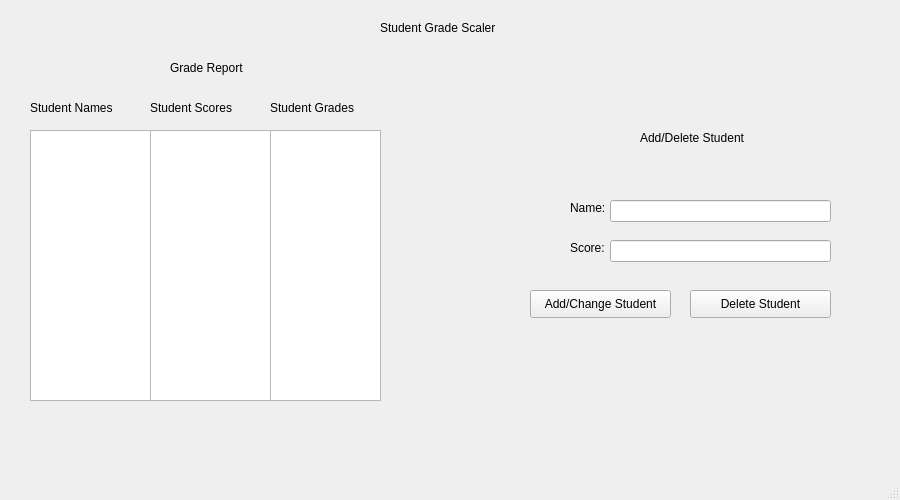
<?xml version="1.0" encoding="UTF-8"?>
<ui version="4.0">
 <class>MainWindow</class>
 <widget class="QMainWindow" name="MainWindow">
  <property name="geometry">
   <rect>
    <x>0</x>
    <y>0</y>
    <width>900</width>
    <height>500</height>
   </rect>
  </property>
  <property name="minimumSize">
   <size>
    <width>900</width>
    <height>500</height>
   </size>
  </property>
  <property name="maximumSize">
   <size>
    <width>900</width>
    <height>500</height>
   </size>
  </property>
  <property name="windowTitle">
   <string>Student Grade Scaler</string>
  </property>
  <widget class="QWidget" name="centralwidget">
   <widget class="QLabel" name="TitleLabel">
    <property name="geometry">
     <rect>
      <x>380</x>
      <y>20</y>
      <width>121</width>
      <height>16</height>
     </rect>
    </property>
    <property name="text">
     <string>Student Grade Scaler</string>
    </property>
   </widget>
   <widget class="QPushButton" name="AddStudentButton">
    <property name="geometry">
     <rect>
      <x>530</x>
      <y>290</y>
      <width>141</width>
      <height>28</height>
     </rect>
    </property>
    <property name="text">
     <string>Add/Change Student</string>
    </property>
   </widget>
   <widget class="QPushButton" name="DeleteStudentButton">
    <property name="geometry">
     <rect>
      <x>690</x>
      <y>290</y>
      <width>141</width>
      <height>28</height>
     </rect>
    </property>
    <property name="text">
     <string>Delete Student</string>
    </property>
   </widget>
   <widget class="QLabel" name="AddDeleteLabel">
    <property name="geometry">
     <rect>
      <x>640</x>
      <y>130</y>
      <width>111</width>
      <height>16</height>
     </rect>
    </property>
    <property name="text">
     <string>Add/Delete Student</string>
    </property>
   </widget>
   <widget class="QLabel" name="NameLabel">
    <property name="geometry">
     <rect>
      <x>570</x>
      <y>200</y>
      <width>55</width>
      <height>16</height>
     </rect>
    </property>
    <property name="text">
     <string>Name:</string>
    </property>
   </widget>
   <widget class="QLineEdit" name="nameInput">
    <property name="geometry">
     <rect>
      <x>610</x>
      <y>200</y>
      <width>221</width>
      <height>22</height>
     </rect>
    </property>
   </widget>
   <widget class="QLabel" name="ScoreLabel">
    <property name="geometry">
     <rect>
      <x>570</x>
      <y>240</y>
      <width>55</width>
      <height>16</height>
     </rect>
    </property>
    <property name="text">
     <string>Score:</string>
    </property>
   </widget>
   <widget class="QLineEdit" name="scoreInput">
    <property name="geometry">
     <rect>
      <x>610</x>
      <y>240</y>
      <width>221</width>
      <height>22</height>
     </rect>
    </property>
   </widget>
   <widget class="QLabel" name="errorLabel">
    <property name="geometry">
     <rect>
      <x>440</x>
      <y>370</y>
      <width>401</width>
      <height>21</height>
     </rect>
    </property>
    <property name="text">
     <string/>
    </property>
   </widget>
   <widget class="QLabel" name="label">
    <property name="geometry">
     <rect>
      <x>170</x>
      <y>60</y>
      <width>81</width>
      <height>16</height>
     </rect>
    </property>
    <property name="text">
     <string>Grade Report</string>
    </property>
   </widget>
   <widget class="QLabel" name="studentNamesLabel">
    <property name="geometry">
     <rect>
      <x>30</x>
      <y>100</y>
      <width>91</width>
      <height>16</height>
     </rect>
    </property>
    <property name="text">
     <string>Student Names</string>
    </property>
   </widget>
   <widget class="QLabel" name="studentScoresLabel">
    <property name="geometry">
     <rect>
      <x>150</x>
      <y>100</y>
      <width>91</width>
      <height>16</height>
     </rect>
    </property>
    <property name="text">
     <string>Student Scores</string>
    </property>
   </widget>
   <widget class="QLabel" name="label_2">
    <property name="geometry">
     <rect>
      <x>270</x>
      <y>100</y>
      <width>91</width>
      <height>16</height>
     </rect>
    </property>
    <property name="text">
     <string>Student Grades</string>
    </property>
   </widget>
   <widget class="QTextBrowser" name="studentNamesList">
    <property name="geometry">
     <rect>
      <x>30</x>
      <y>130</y>
      <width>121</width>
      <height>271</height>
     </rect>
    </property>
   </widget>
   <widget class="QTextBrowser" name="studentScoresList">
    <property name="geometry">
     <rect>
      <x>150</x>
      <y>130</y>
      <width>121</width>
      <height>271</height>
     </rect>
    </property>
   </widget>
   <widget class="QTextBrowser" name="studentGradesList">
    <property name="geometry">
     <rect>
      <x>270</x>
      <y>130</y>
      <width>111</width>
      <height>271</height>
     </rect>
    </property>
   </widget>
  </widget>
  <widget class="QMenuBar" name="menubar">
   <property name="geometry">
    <rect>
     <x>0</x>
     <y>0</y>
     <width>900</width>
     <height>26</height>
    </rect>
   </property>
  </widget>
  <widget class="QStatusBar" name="statusbar"/>
 </widget>
 <resources/>
 <connections/>
</ui>
